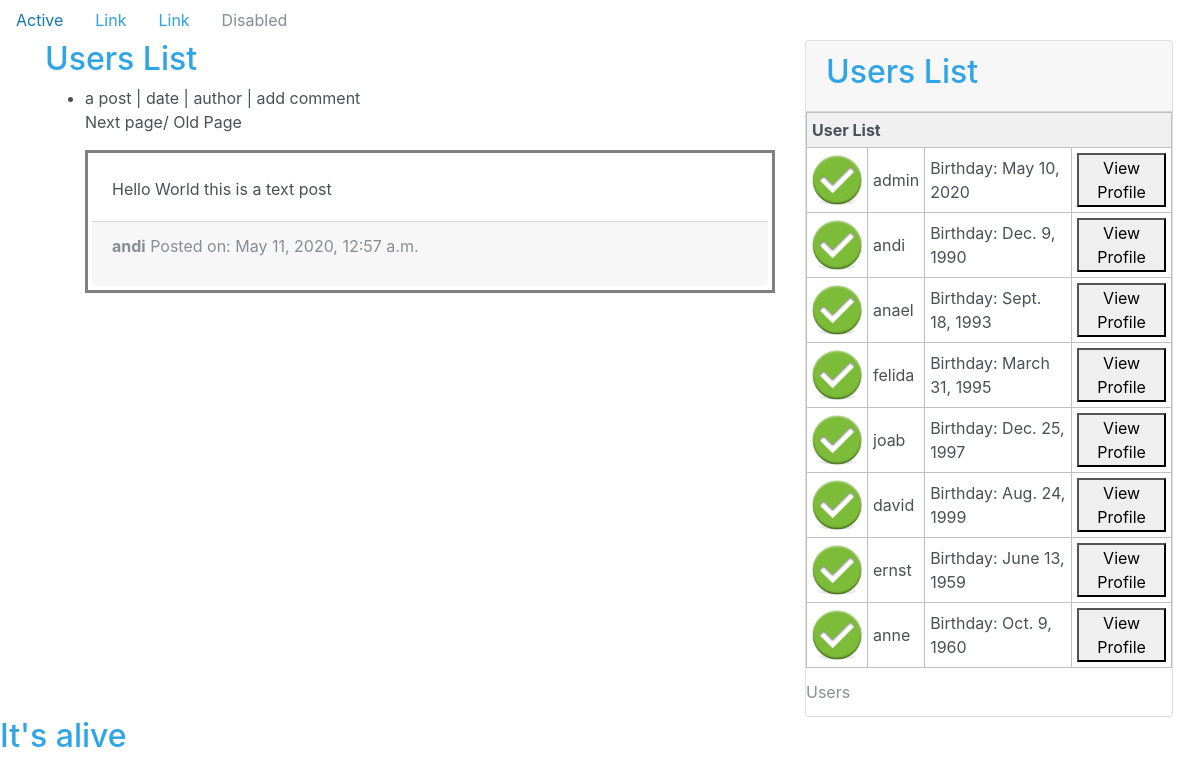
Before: / with the older database file.
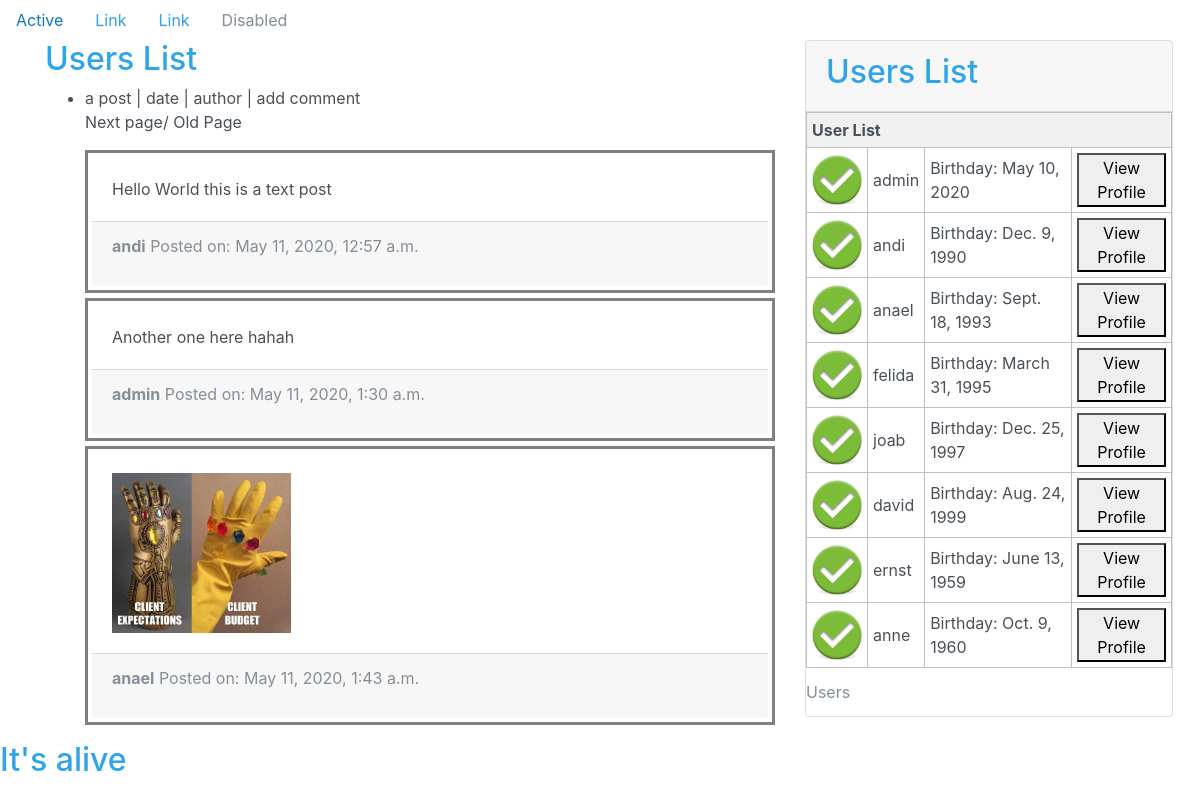
After: the same page with the newer database file.
### social/models.py (models this page shows, shortened)
class TextPost(models.Model):
    content = models.TextField(max_length=500)
    post_date = models.DateTimeField(default=datetime.now, verbose_name="Posted on: ")
    author = models.ForeignKey(settings.AUTH_USER_MODEL, on_delete=models.CASCADE, null=False, default=1)
    post_type = models.CharField(default="text", max_length=50)

class HouseUserProfile(models.Model):
    user = models.OneToOneField(User, related_name='houseuserprofile', on_delete=models.CASCADE)
    birth_date = models.DateField(null=True, blank=True)
    avatar_url = models.URLField(null=True, blank=True)

class ImagePost(models.Model):
    title = models.TextField()
    post_date = models.DateTimeField(default=datetime.now, verbose_name="Posted on: ")
    author = models.ForeignKey(settings.AUTH_USER_MODEL, on_delete=models.CASCADE, null=False, default=1)
    cover = models.ImageField(upload_to='images/')
    post_type = models.CharField(default="image", max_length=50)

### social/views.py (the view)
# urls.py: path('', IndexView.as_view(), name='index'),
class IndexView (TemplateView):
    template_name =  'social/index.html'
    def get_context_data(self, **kwargs):
        context = super().get_context_data(**kwargs)
        context['house_users'] = User.objects.all()
        context['feed'] = feed.get_feed_data()
        return context

### social/data/feed.py (called while the page is built)
def get_feed_data():
    textposts = list(TextPost.objects.all())
    imageposts = list(ImagePost.objects.all())
    feed_data = textposts + imageposts
    return feed_data

### social/templates/social/index.html (shortened to what this page needs)
{% extends 'social/base.html' %}
{% load static %}
{% block content %}
<div class="row">
  <div class="col-sm-8">
    <h2>Users List</h2>
    <ul>
      <li>a post | date | author | add comment</li>
      <p>Next page/ Old Page</p>
      {% for post in feed %}
      <li style="list-style: none;">
        <div class="post-card">
          {% if post.post_type == 'text' %}
          <div class="card-body">{{post.content}}</div>
          {% elif post.post_type == 'image' %}
          <div class="card-body"><img height="160px" src="{{ post.cover.url}}" alt="{{ post.title }}"></div>
          {% else %}
          No posts
          {% endif %}
          <div class="card-footer text-muted">
            <p><strong>{{post.author}}</strong> Posted on: {{post.post_date}}</p>
          </div>
        </div>
      </li>
      {% endfor %}
    </ul>
  </div>
  <div class="col-sm-4">
    <div class="card" style="width: 23rem;">
      <div class="card-header">
        <h2>Users List</h2>
      </div>
      <table class="demo">
        <caption>Users</caption>
        <thead>
          <tr>
            <th colspan="4">User List</th>
          </tr>
        </thead>
        <tbody>
          {% for user in house_users %}
          <tr>
            <td>
              <div class="avatar"> <img height="50px" src="{{ user.houseuserprofile.avatar_url }}" /></div>
            </td>
            <td>{{ user.username }}</td>
            <td>Birthday: {{ user.houseuserprofile.birth_date }}</td>
            <td> <button>View Profile</button></td>
          </tr>
          {% endfor %}
        </tbody>
      </table>
    </div>
  </div>
</div>
</div>
{% endblock %}

### social/templates/social/base.html (shortened to what this page needs)
<!DOCTYPE html>
<html lang="en">
<head>
    {% load static %}
    <link href="{% static 'vendor/bootstrap/css/bootstrap.min.css' %}" rel="stylesheet">
    <link href="{% static 'css/app.css' %}" rel="stylesheet">
</head>
<body>
    {% include 'social/components/menu.html' %}
    <div class="container base-container flex-grow-1">
        {% block content %} {% endblock %}
    {% include 'social/footer.html' %}
</body>
</html>

### social/templates/social/components/menu.html
<ul class="nav">
    <li class="nav-item">
      <a class="nav-link active" href="#">Active</a>
    </li>
    <li class="nav-item">
      <a class="nav-link" href="#">Link</a>
    </li>
    <li class="nav-item">
      <a class="nav-link" href="#">Link</a>
    </li>
    <li class="nav-item">
      <a class="nav-link disabled" href="#">Disabled</a>
    </li>
  </ul>

### social/templates/social/footer.html
<h2>It's alive</h2>

### social/static/css/app.css (style rules this page uses)
.demo { border:1px solid #C0C0C0; border-collapse:collapse; padding:5px; }
.demo th { border:1px solid #C0C0C0; padding:5px; background:#F0F0F0; }
.demo td { border:1px solid #C0C0C0; padding:5px; }
.post-card { border: 3px solid grey; padding: 4px; margin-bottom: 5px; }

Changed rows visible on the page:
added TextPost: content "Another one here hahah", author "admin", post_date "May 11, 2020, 1:30 a.m."
added ImagePost: cover (picture), author "anael", post_date "May 11, 2020, 1:43 a.m."
